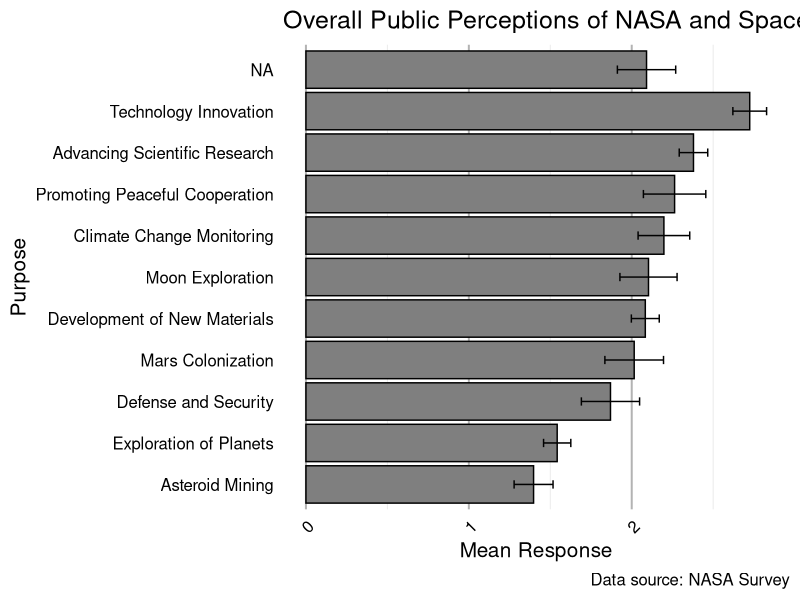
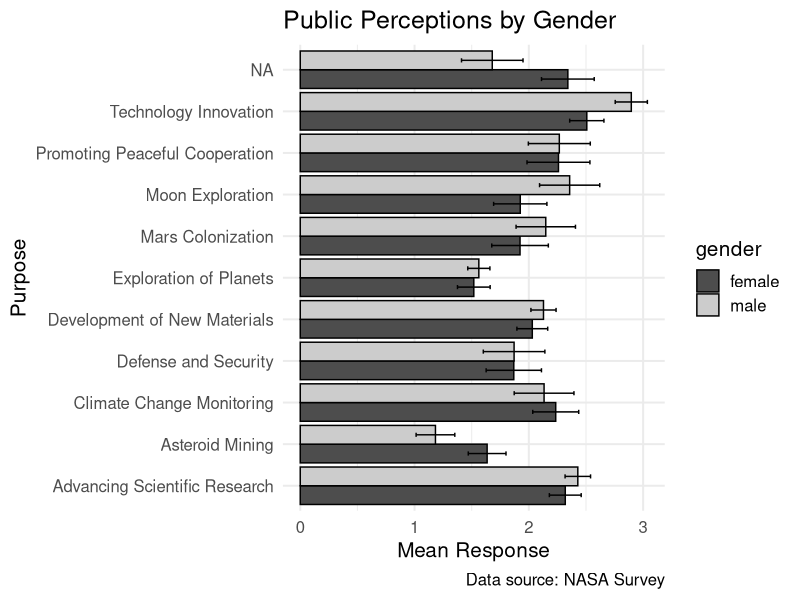
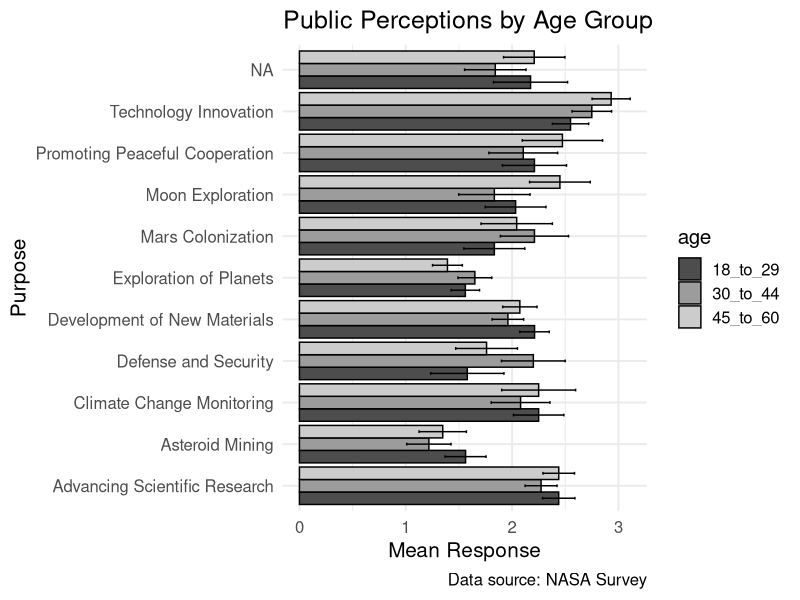

Write the R code that produced these figures, in order.
# Load necessary libraries
library(tidyverse)
library(ggplot2)

# Load the dataset
data <- read.csv("space_nat.csv")

# Clean and tidy data (melt into long format)
tidy_data <- data %>%
  pivot_longer(cols = -c(gender, age), names_to = "Question", values_to = "Response") %>%
  filter(!is.na(Response)) # Remove missing responses

# Custom labels for questions
custom_labels <- c(
  "planets" = "Exploration of Planets",
  "materials" = "Development of New Materials",
  "research" = "Advancing Scientific Research",
  "tech" = "Technology Innovation",
  "asteroids" = "Asteroid Mining",
  "climate" = "Climate Change Monitoring",
  "moon" = "Moon Exploration",
  "mars" = "Mars Colonization",
  "safe travel" = "Ensuring Safe Space Travel",
  "peace" = "Promoting Peaceful Cooperation",
  "weapons" = "Defense and Security"
)

# Summarize data for overall mean
overall_summary <- tidy_data %>%
  group_by(Question) %>%
  summarise(
    Mean = mean(Response, na.rm = TRUE),
    SE = sd(Response, na.rm = TRUE) / sqrt(n()),
    .groups = "drop"
  ) %>%
  mutate(
    Question = custom_labels[Question],
    Question = reorder(Question, Mean)
  )

# Summarize by gender
gender_summary <- tidy_data %>%
  group_by(Question, gender) %>%
  summarise(
    Mean = mean(Response, na.rm = TRUE),
    SE = sd(Response, na.rm = TRUE) / sqrt(n()),
    .groups = "drop"
  ) %>%
  mutate(Question = custom_labels[Question])

# Summarize by age group
age_summary <- tidy_data %>%
  group_by(Question, age) %>%
  summarise(
    Mean = mean(Response, na.rm = TRUE),
    SE = sd(Response, na.rm = TRUE) / sqrt(n()),
    .groups = "drop"
  ) %>%
  mutate(Question = custom_labels[Question])

# Overall aggregate plot
aggregate_plot <- ggplot(overall_summary, aes(x = Question, y = Mean)) +
  geom_col(fill = "gray50", color = "black") +
  geom_errorbar(aes(ymin = Mean - SE, ymax = Mean + SE), width = 0.2, color = "black") +
  coord_flip() +
  labs(
    title = "Overall Public Perceptions of NASA and Space Commercialization",
    x = "Purpose",
    y = "Mean Response",
    caption = "Data source: NASA Survey"
  ) +
  theme_minimal(base_size = 15) +
  theme(
    text = element_text(color = "black"),
    axis.text = element_text(color = "black"),
    axis.text.x = element_text(angle = 45, hjust = 1),
    panel.grid.major.y = element_blank(),
    panel.grid.minor.y = element_blank(),
    panel.grid.major.x = element_line(color = "gray70")
  )

# Plot by gender
gender_plot <- ggplot(gender_summary, aes(x = Question, y = Mean, fill = gender)) +
  geom_col(position = "dodge", color = "black") +
  geom_errorbar(aes(ymin = Mean - SE, ymax = Mean + SE), position = position_dodge(0.9), width = 0.2) +
  coord_flip() +
  labs(
    title = "Public Perceptions by Gender",
    x = "Purpose",
    y = "Mean Response",
    caption = "Data source: NASA Survey"
  ) +
  scale_fill_grey(start = 0.3, end = 0.8) +
  theme_minimal(base_size = 15)

# Plot by age group
age_plot <- ggplot(age_summary, aes(x = Question, y = Mean, fill = age)) +
  geom_col(position = "dodge", color = "black") +
  geom_errorbar(aes(ymin = Mean - SE, ymax = Mean + SE), position = position_dodge(0.9), width = 0.2) +
  coord_flip() +
  labs(
    title = "Public Perceptions by Age Group",
    x = "Purpose",
    y = "Mean Response",
    caption = "Data source: NASA Survey"
  ) +
  scale_fill_grey(start = 0.3, end = 0.8) +
  theme_minimal(base_size = 15)

# Print all plots
print(aggregate_plot)
print(gender_plot)
print(age_plot)
